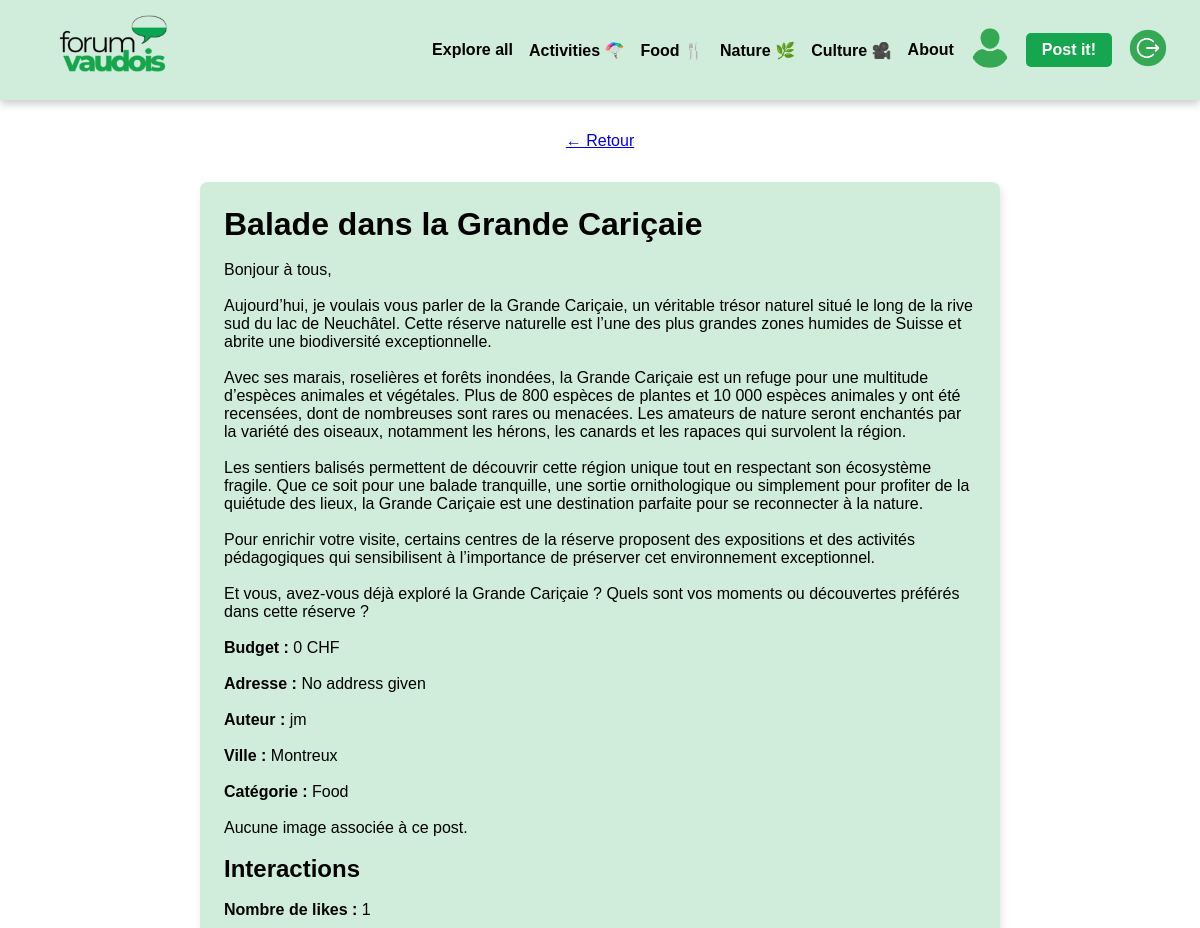
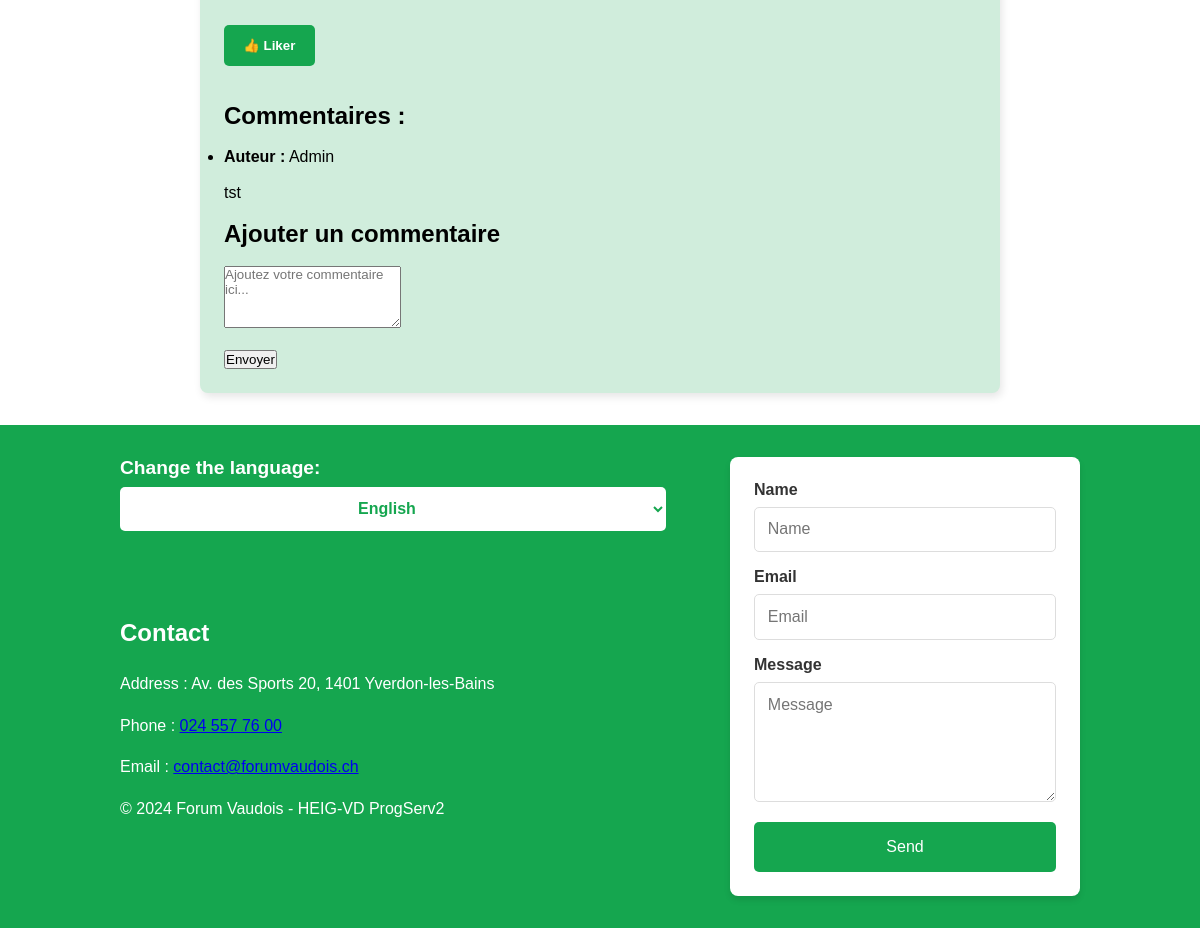
The app's page /pages/postDetails.php?id_post=2 (signed in) with its own data (2 pictures, top to bottom).
### tables this page shows
CREATE TABLE Post (
    id INTEGER PRIMARY KEY AUTOINCREMENT,
    id_user INTEGER NOT NULL,
    id_city INTEGER NOT NULL,
    id_category INTEGER NOT NULL,
    title TEXT NOT NULL,
    text TEXT NOT NULL,
    budget REAL,
    address TEXT,
    created_at DATETIME DEFAULT CURRENT_TIMESTAMP,
    last_update DATETIME DEFAULT CURRENT_TIMESTAMP,
    FOREIGN KEY (id_user) REFERENCES User(id) ON DELETE CASCADE,
    FOREIGN KEY (id_city) REFERENCES City(id),
    FOREIGN KEY (id_category) REFERENCES Category(id)
);

CREATE TABLE User (
    id INTEGER PRIMARY KEY AUTOINCREMENT,
    username TEXT NOT NULL UNIQUE,
    email TEXT NOT NULL UNIQUE,
    password TEXT NOT NULL,
    created_at DATETIME DEFAULT CURRENT_TIMESTAMP,
    token TEXT,
    isBlocked BOOLEAN DEFAULT 0,
    isVerified BOOLEAN DEFAULT 0
);

CREATE TABLE Comment (
    id INTEGER PRIMARY KEY AUTOINCREMENT,
    id_user INTEGER NOT NULL,
    id_post INTEGER NOT NULL,
    text TEXT NOT NULL,
    created_at DATETIME DEFAULT CURRENT_TIMESTAMP,
    FOREIGN KEY (id_user) REFERENCES User(id) ON DELETE CASCADE,
    FOREIGN KEY (id_post) REFERENCES Post(id) ON DELETE CASCADE
);

### src/CRUDManager/DbManagerCRUD.php (called while the page is built, shortened)
<?php
class DbManagerCRUD implements I_ApiCRUD
{
    private $db;
    public function __construct()
    {
        $config = parse_ini_file(__DIR__ . '/../../config/db.ini');
        $basePath = dirname(__DIR__, 2);
        $dsn = str_replace('%BASE_PATH%', $basePath, $config['dsn']);
        $username = $config['username'];
        $password = $config['password'];
        $this->db = new \PDO($dsn, $username, $password);
    }
    public function getUserById(int $id): ?User
    {
        $sql = "SELECT * FROM user WHERE id = :id";
        $stmt = $this->db->prepare($sql);
        $stmt->bindParam('id', $id, \PDO::PARAM_STR);
        $stmt->execute();
        $userData = $stmt->fetchAll(\PDO::FETCH_ASSOC);
        $user = null;
        if ($userData) {
            $user = new User(
                $userData[0]["username"],
                $userData[0]["email"],
                $userData[0]["password"],
                $userData[0]["token"],
                $userData[0]["id"],
                $userData[0]["isBlocked"],
                $userData[0]["isVerified"]
            );
        }
        return $user;
    }
    public function getPostById(int $id): ?Post
    {
        $sql = "SELECT * FROM Post WHERE id = :id";
        $stmt = $this->db->prepare($sql);
        $stmt->bindParam('id', $id, \PDO::PARAM_INT);
        $stmt->execute();
        $postData = $stmt->fetchAll(\PDO::FETCH_ASSOC);
        $post = null;
        if ($postData) {
            $post = new Post(
                $postData[0]['title'],
                $postData[0]['text'],
                $postData[0]['budget'],
                $postData[0]['id_user'],
                $postData[0]['id_city'],
                $postData[0]['id_category'],
                new DateTime($postData[0]['created_at']),
                new DateTime($postData[0]['last_update']),
                $postData[0]['id'],
                $postData[0]['address']
            );
        }
        return $post;
    }
    public function getCommentsById(int $id_post): array
    {
        $sql = "SELECT * FROM Comment WHERE id_post = :id_post";
        $stmt = $this->db->prepare($sql);
        $stmt->bindParam('id_post', $id_post, \PDO::PARAM_INT);
        $stmt->execute();
        $comments = [];
        while ($row = $stmt->fetch(\PDO::FETCH_ASSOC)) {
            $comments[] = new Comment(
                $row['text'],
                $row['id_user'],
                $row['id_post']
            );
        }
        return $comments;
    }
    public function getLikesById(int $id_post): array
    {
        $sql = "SELECT * FROM Like WHERE id_post = :id_post";
        $stmt = $this->db->prepare($sql);
        $stmt->bindParam('id_post', $id_post, \PDO::PARAM_INT);
        $stmt->execute();
        $likes = [];
        while ($row = $stmt->fetch(\PDO::FETCH_ASSOC)) {
            $likes[] = new Like(
                $row['id_user'],
                $row['id_post']
            );
        }
        return $likes;
    }
}

### src/Entity/Post.php (called while the page is built, shortened)
<?php
class Post
{
    private string $title;
    private string $text;
    private int $budget;
    private string $address;
    private int $author;
    private int $city;
    private int $category;
    public function __construct(string $title, string $text, int $budget, int $author, int $city, int $category, DateTime $created_at, DateTime $last_update, int $id = 0, string $address = "")
    {
        $this->author = $author;
    }
    public function setTitle(string $title): void
    {
        $this->title = $title;
    }
    public function getTitle(): string
    {
        return $this->title;
    }
    public function setText(string $text): void
    {
        $this->text = $text;
    }
    public function getText(): string
    {
        return $this->text;
    }
    public function setBudget(int $budget)
    {
        $this->budget = $budget;
    }
    public function getBudget(): int
    {
        return $this->budget;
    }
    public function setAddress(string $address)
    {
        $this->address = $address;
    }
    public function getAddress(): string
    {
        return ($this->address != "") ? $this->address : "Pas spécifiée";
    }
    public function getAuthor(): int
    {
        return $this->author;
    }
    public function setCity(int $city): void
    {
        $this->city = $city;
    }
    public function getCity(): int
    {
        return $this->city;
    }
    public function setCategory(int $category): void
    {
        $this->category = $category;
    }
    public function getCategory(): int
    {
        return $this->category;
    }
}

### src/Entity/User.php (called while the page is built, shortened)
<?php
class User
{
    private string $username;
    public function setUsername(string $username)
    {
        $options = "/^.{1,20}$/";
        $this->username = $username;
    }
    public function getUsername(): string
    {
        return $this->username;
    }
}

### src/Entity/City.php (called while the page is built, shortened)
<?php
class City
{
    private $cityName;
    public function setCityName(string $cityName)
    {
        $options = "/^.{1,50}$/";
        $this->cityName = $cityName;
    }
    public function getCityName(): string
    {
        return $this->cityName;
    }
    public static function getCityById(int $id): City
    {
        $cityData = [
            1 => "Lausanne",
            3 => "Yverdon-les-Bains",
            2 => "Montreux",
            4 => "Vevey",
            5 => "Nyon",
            7 => "Renens",
            6 => "Morges"
        ];
        return new City($cityData[$id], $id);
    }
}

### src/Entity/Category.php (called while the page is built, shortened)
<?php
class Category
{
    private string $categoryName;
    public function setCategoryName(string $categoryName)
    {
        $options = "/^.{1,20}$/";
        $this->categoryName = $categoryName;
    }
    public function getCategoryName(): string
    {
        return $this->categoryName;
    }
    public static function getCategoryById(int $id): Category
    {
        $categoryData = [
            1 => "Food",
            2 => "Activité",
            3 => "Nature",
            4 => "Culture"
        ];
        return new Category($categoryData[$id], $id);
    }
}

### src/Entity/Like.php (called while the page is built, shortened)
<?php
class Like
{
    private int $author;
    public function __construct(int $author, int $post, int $id = 0)
    {
        $this->author = $author;
    }
    public function getAuthor(): int
    {
        return $this->author;
    }
}

### src/Entity/Comment.php (called while the page is built, shortened)
<?php
class Comment
{
    private string $text;
    private int $author;
    public function __construct(string $text, int $author, int $post, int $id = 0, DateTime $created_at = new DateTime('now'))
    {
        $this->author = $author;
    }
    public function setText(string $text)
    {
        $options = "/^.{1,1000}$/";
        $this->text = $text;
    }
    public function getText(): string
    {
        return $this->text;
    }
    public function getAuthor(): int
    {
        return $this->author;
    }
}

### pages/postDetails.php (the view, shortened to what this page needs)
<?php
$idPost = (int)$_GET['id_post'];
try {
    $dbManager = new DbManagerCRUD();
    $post = $dbManager->getPostById($idPost);
    $medias = $dbManager->getMediasByPostId($idPost);
    $likes = $dbManager->getLikesById($idPost);
    $comments = $dbManager->getCommentsById($idPost);
    $authorUser = $dbManager->getUserById($post->getAuthor())->getUsername();
} catch (Exception $e) {
    echo "Erreur lors de la récupération des données : " . htmlspecialchars($e->getMessage());
    exit;
}
$userLiked = false;
if (!empty($_SESSION["id"])) {
    foreach ($likes as $like) {
        if ($like->getAuthor() === $_SESSION['id']) {
            $userLiked = true;
            break;
        }
    }
}
$totalLikes = count($likes);
$previousPage = $_SERVER['HTTP_REFERER'] ?? '../index.php';
?>
<!DOCTYPE html>
<html lang="fr">
<head>
    <link rel="stylesheet" href="../assets/css/style.css?v=<?= time(); ?>">
</head>
<body>
    <?php include '../components/header.php'; ?>
    <main class="main-content-post-detail">
        <a href="<?= htmlspecialchars($previousPage) ?>" class="return-link">&larr; Retour</a>
        <div class="post-detail-container">
            <h1><?= htmlspecialchars($post->getTitle()) ?></h1>
            <br>
            <p><?= nl2br(htmlspecialchars($post->getText())) ?></p><br>
            <p><strong>Budget :</strong> <?= htmlspecialchars($post->getBudget()) ?> CHF</p><br>
            <p><strong>Adresse :</strong> <?= htmlspecialchars($post->getAddress()) ?></p><br>
            <p><strong>Auteur :</strong> <?= htmlspecialchars($authorUser) ?></p><br>
            <p><strong>Ville :</strong> <?= htmlspecialchars(City::getCityById($post->getCity())->getCityName()) ?></p><br>
            <p><strong>Catégorie :</strong> <?= htmlspecialchars(Category::getCategoryById($post->getCategory())->getCategoryName()) ?></p><br>
            <?php if (!empty($medias)): ?>
                <h2>Images associées :</h2>
                <br>
                <div class="media-container">
                    <?php foreach ($medias as $media): ?>
                        <img src="../uploads/<?= htmlspecialchars($media->getFilePath()) ?>" alt="Image associée au post"><br><br>
                    <?php endforeach; ?>
                </div>
            <?php else: ?>
                <p>Aucune image associée à ce post.</p><br>
            <?php endif; ?>
            <h2>Interactions</h2>
            <br>
            <p><strong>Nombre de likes :</strong> <?= $totalLikes ?></p><br>
            <form method="post" action="likePost.php">
                <button type="submit" class="like-button" <?= $userLiked ? 'disabled' : '' ?>>👍 Liker</button>
            </form><br><br>
            <h2>Commentaires :</h2>
            <br>
            <?php if (!empty($comments)): ?>
                <ul>
                    <?php foreach ($comments as $comment): ?>
                        <li>
                            <p><strong>Auteur :</strong> <?= htmlspecialchars($dbManager->getUserById($comment->getAuthor())->getUsername()) ?></p><br>
                            <p><?= nl2br(htmlspecialchars($comment->getText())) ?></p><br>
                        </li>
                    <?php endforeach; ?>
                </ul>
            <?php else: ?>
                <p>Aucun commentaire pour ce post.</p><br>
            <?php endif; ?>
            <h2>Ajouter un commentaire</h2>
            <br>
            <form method="post" action="addComment.php">
                <textarea name="comment" rows="4" placeholder="Ajoutez votre commentaire ici..." required></textarea><br><br>
                <button type="submit">Envoyer</button>
            </form>
        </div>
    </main>
    <?php include '../components/footer.php'; ?>
</body>
</html>

### assets/css/style.css (style rules this page uses)
* { margin: 0; padding: 0; box-sizing: border-box; font-family: "Arial", sans-serif; }
html, body { height: 100%; }
.main-content-post-detail { display: flex; flex-direction: column; align-items: center; gap: 2rem; padding: 2rem; }
.post-detail-container { background-color: #d0eddc; border-radius: 8px; width: 90%; max-width: 800px; padding: 1.5rem; box-shadow: 2px 4px 8px rgba(0, 0, 0, 0.1); }
.like-button { background-color: #15a64f; color: #fff; padding: 0.8rem 1.2rem; border: none; border-radius: 5px; cursor: pointer; font-weight: bold; margin-top: 1rem; transition: background-color 0.3s ease; }

### records on screen
post: title "Balade dans la Grande Cariçaie", text "Bonjour à tous, Aujourd’hui, je voulais vous parler de la Grande Cariçaie, un véritable trésor naturel situé le long de la rive sud du lac de Neuchâtel. Cette réserve naturelle est l’une des plus grandes zones humides de Suisse et abrite une biodiversité exceptionnelle. Avec ses marais, roselières et forêts inondées, la Grande Cariçaie est un refuge pour une multitude d’espèces animales et végétales. Plus de 800 espèces de plantes et 10 000 espèces animales y ont été recensées, dont de nombreuses sont rares ou menacées. Les amateurs de nature seront enchantés par la variété des oiseaux, notamment les hérons, les canards et les rapaces qui survolent la région. Les sentiers balisés permettent…", budget "0", address "No address given", id_user.username "jm", id_city "Montreux", id_category "Food"
comment: id_user.username "Admin", text "tst"

### other values on screen
$messages['nav_all'] "Explore all"
$messages['nav_activities'] "Activities 🪂"
$messages['nav_food'] "Food 🍴"
$messages['nav_nature'] "Nature 🌿​"
$messages['nav_culture'] "Culture ​​🎥​"
$messages['nav_about'] "About"
$totalLikes "1"
$messages['change_language'] "Change the language:"
$messages['footer_title'] "Contact"
$messages['footer_address'] "Address"
$messages['footer_phone'] "Phone"
$messages['footer_email'] "Email"
$messages['footer_form_name'] "Name"
$messages['footer_form_email'] "Email"
$messages['footer_form_message'] "Message"
